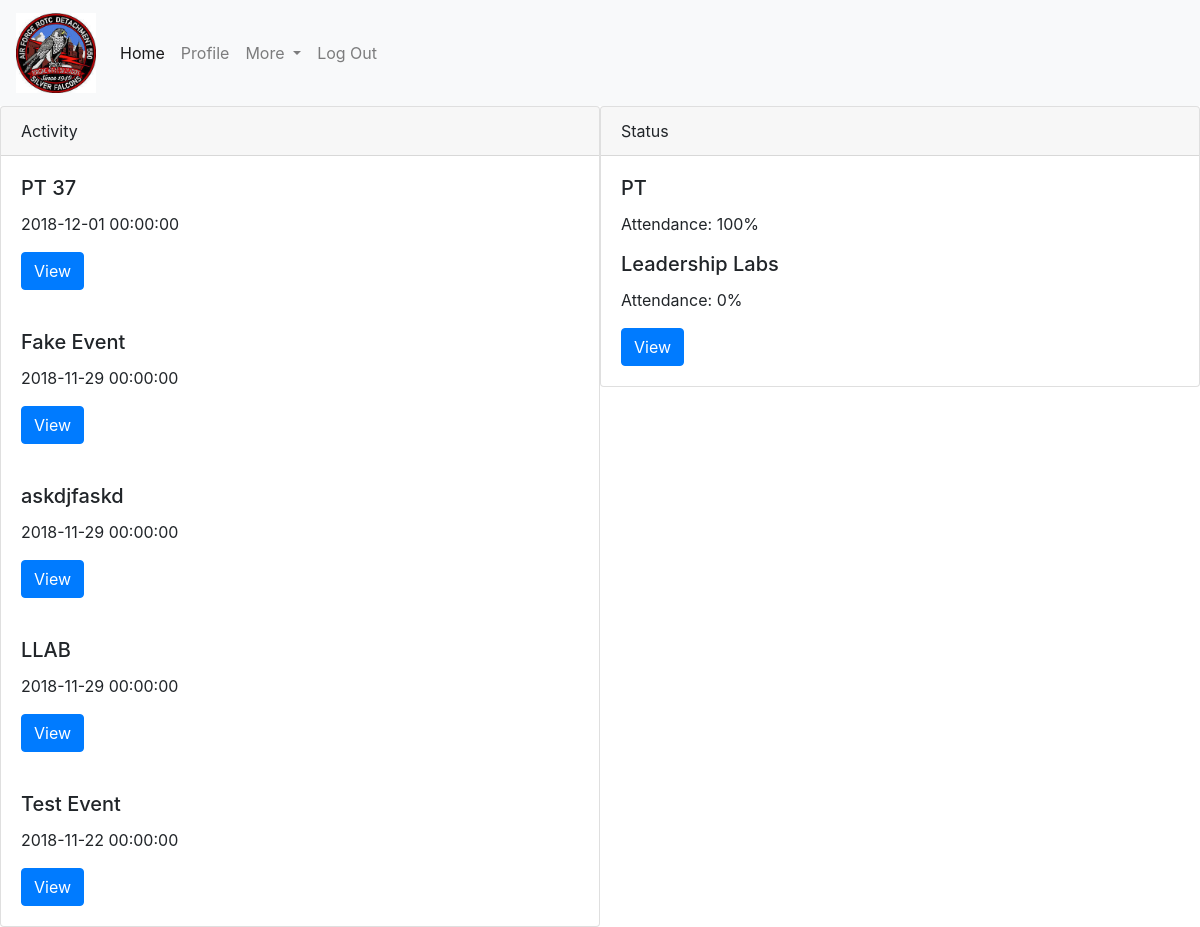
Page /home.php (signed in) on the committed database.
### tables this page shows
CREATE TABLE `cadetEvent` (
  `name` varchar(255) DEFAULT NULL,
  `mandatory` tinyint(1) DEFAULT NULL,
  `date` datetime DEFAULT NULL,
  `eventID` int(11) NOT NULL
);

### home.php (the view, shortened to what this page needs)
<?php
include('./assets/inc/header.php');
?>
	<div class="card" style="position: absolute;left: 0px;width: 50%;">
  		<div class="card-header">
    		Activity
  		</div>
  		<?php $sql = "SELECT * FROM `cadetEvent` ORDER BY date DESC LIMIT 5";
        $stmt = $mysqli->prepare($sql);
        $stmt->execute();
        $result = $stmt->get_result();
        while ($row = $result->fetch_assoc())
        {
            echo "<div class=\"card-body\">";
    		echo "<h5 class=\"card-title\">" . $row['name'] . "</h5>";
    		echo "<p class=\"card-text\">" . $row['date'] . "</p>";
    		echo "<a href='announcements.php?eventid=" . $row['eventID'] . "' class=\"btn btn-primary\">View</a></div>";
        } ?>
	</div>
	<div class="card" style="position: absolute;right: 0px;width: 50%;">
  		<div class="card-header">
    		Status
  		</div>
  		<div class="card-body">
        <h5 class="card-title">PT</h5>
            <?php $sql = "SELECT * FROM cadetEvent";
                        $stmt = $mysqli->prepare($sql);
                        $stmt->execute();
                        $result = $stmt->get_result();
                        $sum = 0;
                        $attend = 0;
                        while($row = $result->fetch_assoc())
                        {
                            if(strpos($row['name'], 'LLAB') !== false || strpos($row['name'], 'llab') !== false)
                            {
                                $sum = $sum + 1;
                                $sql = "SELECT * FROM `attendance` WHERE eventid = ?";
                                $stmt = $mysqli->prepare($sql);
                                $stmt->bind_param("i", $row['eventID']);
                                $stmt->execute();
                                $result = $stmt->get_result();
                                while($row = $result->fetch_assoc())
                                {
                                    if($row['rin'] == $_SESSION['rin'])
                                    {
                                        $attend = $attend + 1;
                                    }
                                }
                            }
                        }
                        if($sum != 0)
                        {
                           $perc = (($attend / $sum) * 100);
                        }
                        else
                        {
                            $perc = 100;
                        }
            ?>
    		<p class="card-text">Attendance: <?php echo $perc; ?>%</p>
        <h5 class="card-title">Leadership Labs</h5>
            <?php $sql = "SELECT * FROM `cadetEvent`";
                        $stmt = $mysqli->prepare($sql);
                        $stmt->execute();
                        $result = $stmt->get_result();
                        $sum = 0;
                        $attend = 0;
                        while($row = $result->fetch_assoc())
                        {
                            if(strpos($row['name'], 'PT') !== false)
                            {
                                $sum = $sum + 1;
                                $sql = "SELECT * FROM `attendance` WHERE eventid = ?";
                                $stmt = $mysqli->prepare($sql);
                                $stmt->bind_param("i", $row['eventID']);
                                $stmt->execute();
                                $result = $stmt->get_result();
                            }
                        }
                        if($sum != 0)
                        {
                           $perc = (($attend / $sum) * 100);
                        }
                        else
                        {
                            $perc = 100;
                        }
                         ?>
        <p class="card-text">Attendance: <?php echo $perc; ?>%</p>
    		<a href="attendance.php" class="btn btn-primary">View</a>
  		</div>
	</div>

### rows in the picture
cadetevent: name "PT 37", date "2018-12-01 00:00:00"
cadetevent: name "Fake Event", date "2018-11-29 00:00:00"
cadetevent: name "askdjfaskd", date "2018-11-29 00:00:00"
cadetevent: name "LLAB", date "2018-11-29 00:00:00"
cadetevent: name "Test Event", date "2018-11-22 00:00:00"

### other values in the picture
$perc "100"
$perc "0"
